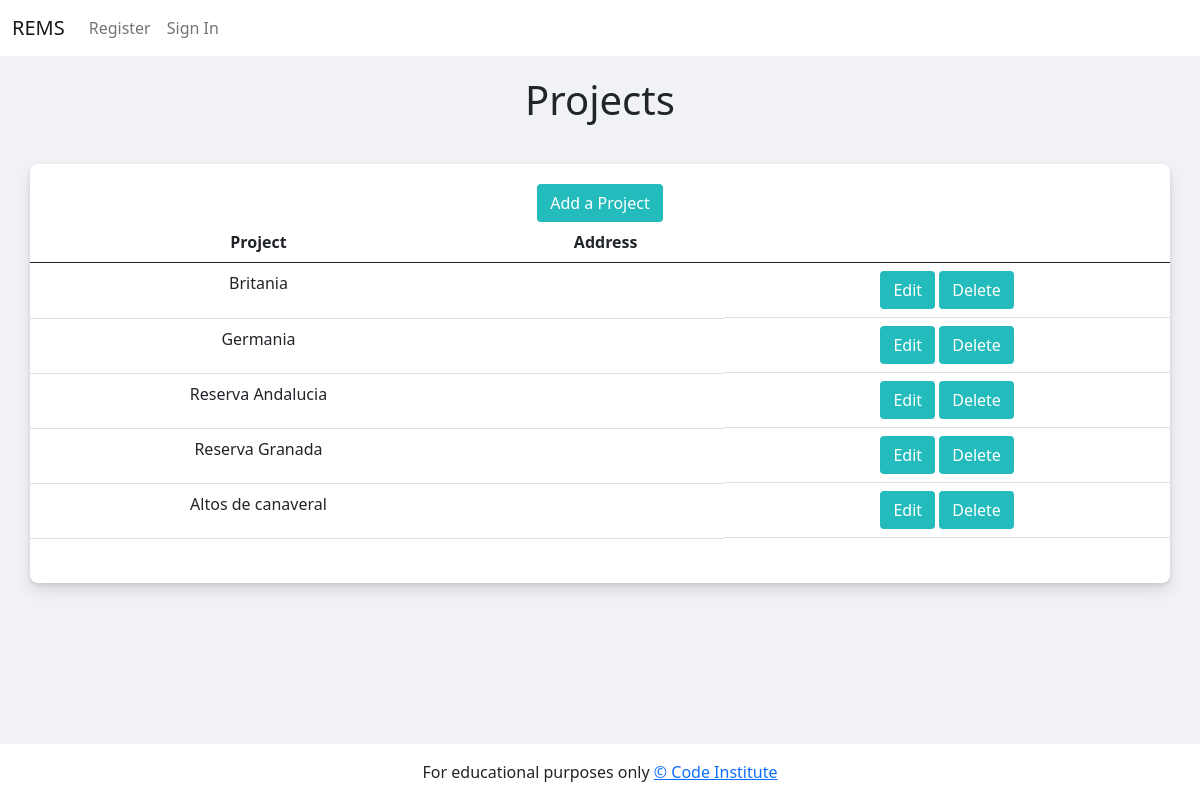
Before: /projects with the older database file.
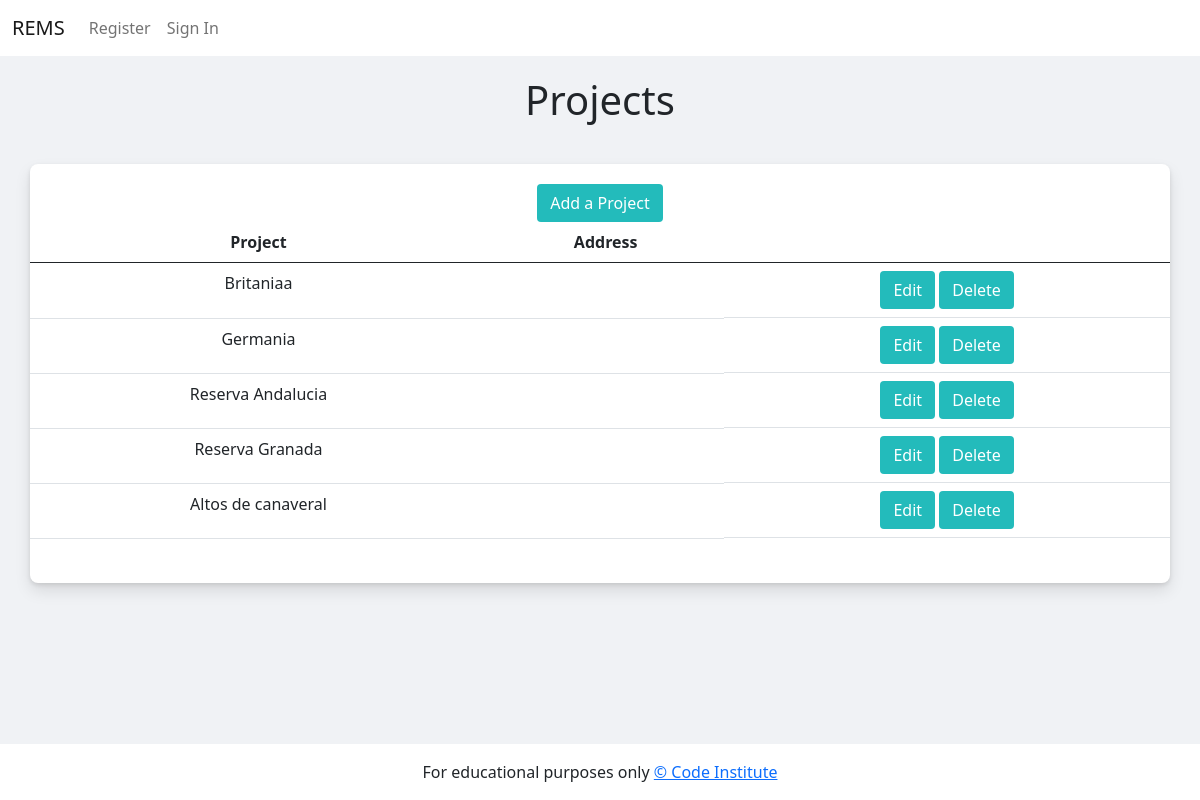
After: the same page with the newer database file.
### todo/models.py (models this page shows, shortened)
class Project(models.Model):
    project_name = models.CharField(max_length=50, null=False, blank=False)
    address = models.CharField(max_length=50, null=False, blank=False)

### todo/views.py (the view)
# urls.py: path('projects', views.get_projects, name='projects'),
def get_projects(request):
    projects = Project.objects.all()
    context = {
        'projects': projects
    }
    return render(request, 'projects.html', context)

### templates/projects.html
{% extends "base.html" %}
{% block content %}
<main class="container first-bg">
    <h1 class="h-center">Projects</h1>
    <div class="container-fluid second-bg">
        <a class="waves-effect waves-light btn btn-signup" href="/add_project">Add a Project</a>
        <div class="table-responsive">
            <table class="table">
                <thead>
                    <tr>
                        <th scope="col">Project</th>
                        <th scope="col">Address</th>
                        <th scope="col"></th>
                    </tr>
                </thead>
                {% for project in projects %}
                    <tr>
                        <td>{{ project.project_name }}</td>
                        <td>{{ project.address }}</td>
                        <td class="d-grid gap-2 d-md-block">
                            <a class="btn btn-signup" href="/edit_project/{{ project.id }}">Edit</a>
                            <a class="btn btn-signup" href="/delete_project/{{ project.id }}">Delete</a>
                        </td>
                    </tr>
                {% empty %}
                <tr><td>You haven't added any projects yet</td></tr>
                {% endfor %}
            </table>
        </div>
    </div>
</main>
{%endblock%}

Changed rows visible on the page:
changed Project: project_name "Britania" → "Britaniaa"
